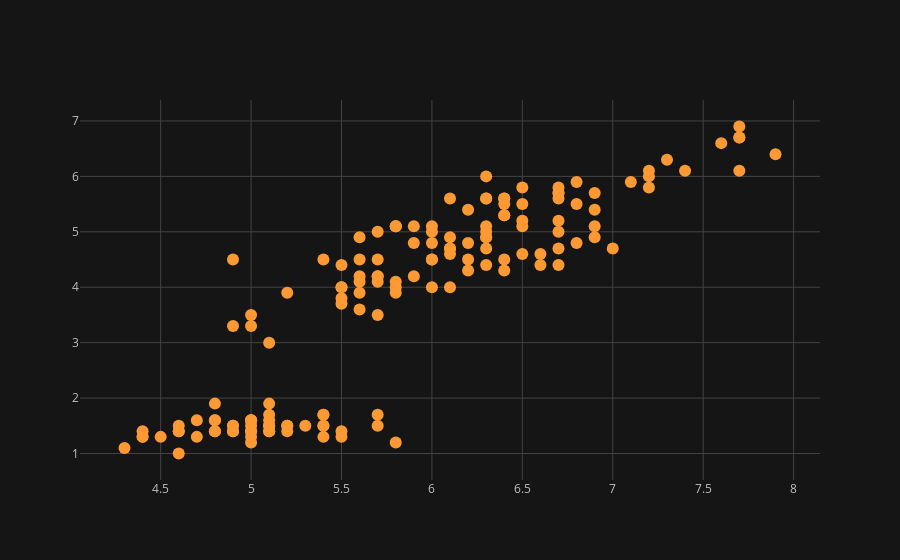

The code cell stored with this chart in its notebook:
### Code cell
df.iplot(x = 'sepal.length', y = 'petal.length', mode = 'markers', kind = 'scatter')

### Figure 1 — Plotly figure (JSON) as saved in the notebook; plotly's stock layout.template omitted (floating-point values rounded to 4 significant figures; data arrays with more than 128 entries replaced by an {"elided": "..."} marker saying what was removed)
{"data": [{"line": {"color": "rgba(255, 153, 51, 1.0)", "dash": "solid", "shape": "linear", "width": 1.3}, "marker": {"size": 12, "symbol": "circle"}, "mode": "markers", "name": "petal.length", "text": "", "type": "scatter", "x": {"elided": "150 float values"}, "y": {"elided": "150 float values"}}], "layout": {"legend": {"bgcolor": "#151516", "font": {"color": "#D9D9D9"}}, "paper_bgcolor": "#151516", "plot_bgcolor": "#151516", "title": {"font": {"color": "#D9D9D9"}}, "xaxis": {"gridcolor": "#434343", "showgrid": true, "tickfont": {"color": "#C2C2C2"}, "title": {"font": {"color": "#D9D9D9"}, "text": ""}, "zerolinecolor": "#666570"}, "yaxis": {"gridcolor": "#434343", "showgrid": true, "tickfont": {"color": "#C2C2C2"}, "title": {"font": {"color": "#D9D9D9"}, "text": ""}, "zerolinecolor": "#666570"}}}
